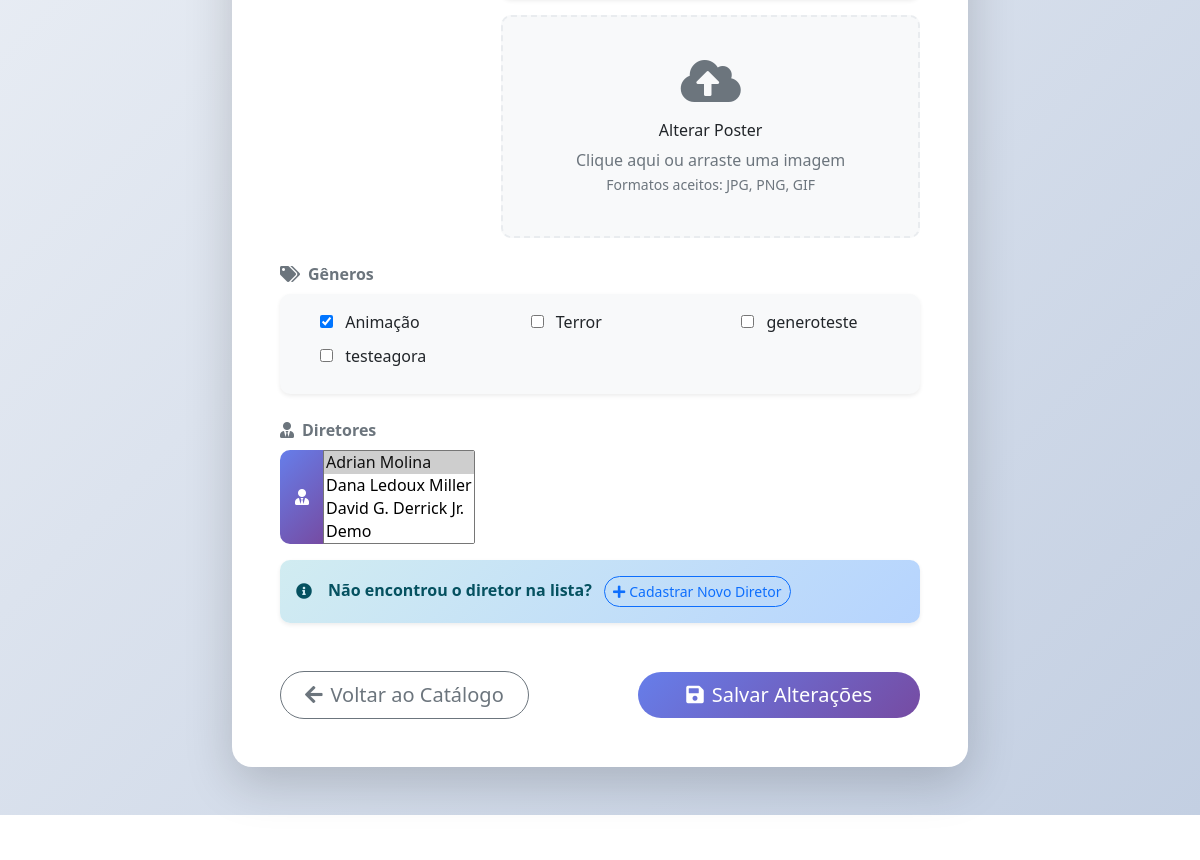
The app's page /editar_filme/14 (signed in, middle part), older data.
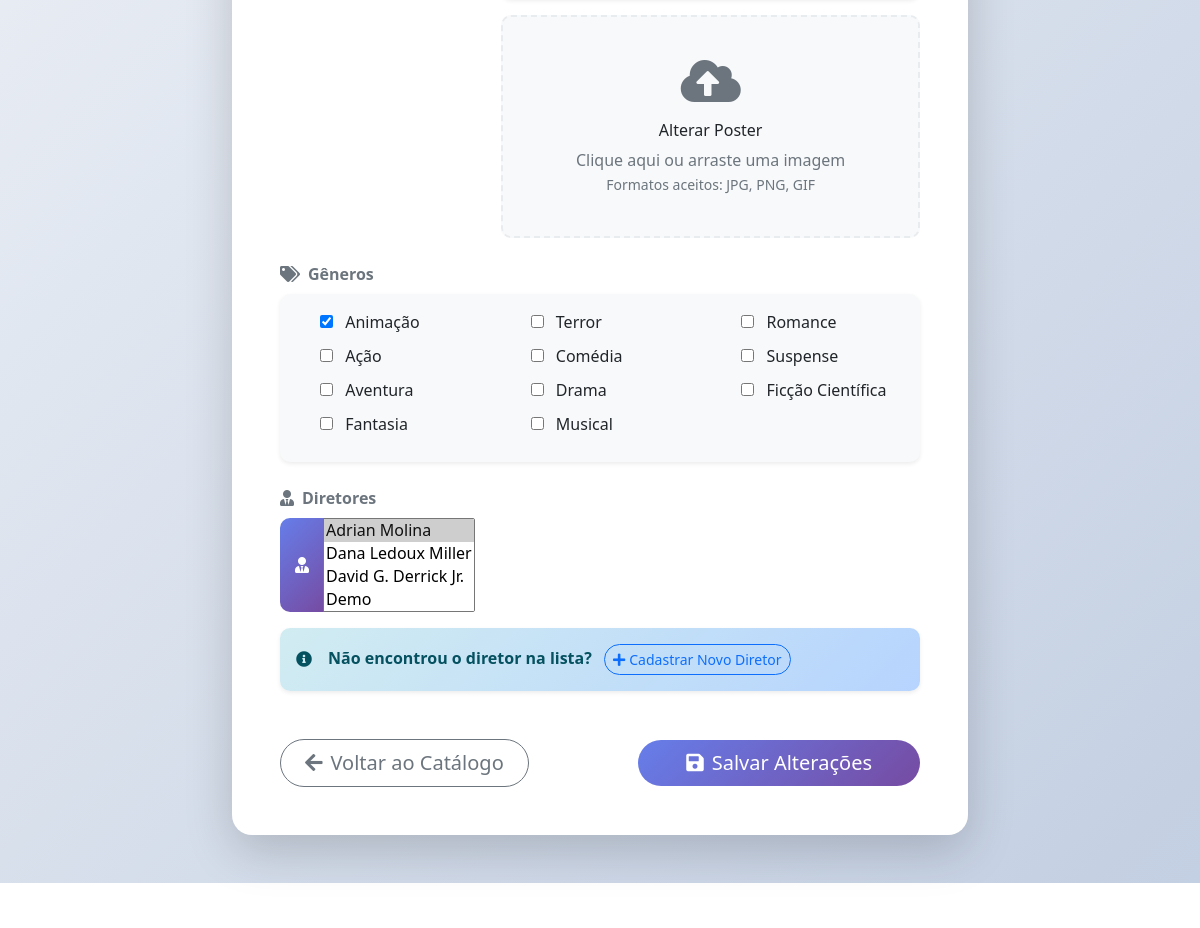
The same page, newer data.
### genero/models.py (models this page shows)
class Genero(models.Model):
    nome = models.CharField(max_length=100)
    def __str__(self):
        return self.nome

### filmes/views.py (the view)
# urls.py: path("editar_filme/<int:id>", views.editar_filme, name ='editar_filme'),
@admin_required
def editar_filme(request, id):
    filme = get_object_or_404(Filme, pk=id)
    if request.method != 'POST':
        form = FilmeForm(instance = filme)
    else:
        form = FilmeForm(request.POST, instance=filme)
        if form.is_valid():
            form.save()
            return HttpResponseRedirect(reverse('index'))
    return render(request, 'filmes/edit_filmes.html', {'form': form, 'edit': filme})

### filmes/forms.py
class FilmeForm(forms.ModelForm):
    class Meta:
        model = Filme
        fields = ['titulo', 'sinopse', 'ano_publicacao', 'duracao', 'poster', 'generos', 'diretores']
        labels = {
            'titulo': 'Título',
            'sinopse': 'Sinopse',
            'ano_publicacao': 'Ano de Publicação',
            'duracao': 'Duração',
            'poster': 'Pôster',
            'generos': 'Gêneros'
        }
        widgets = {
            'generos': forms.CheckboxSelectMultiple(),
        }

### diretores/models.py (called while the page is built)
    def __str__(self):
        return self.nome

### templates/filmes/edit_filmes.html (shortened to what the changed rows need)
{% extends 'base.html' %}
{% block content %}
<section class="py-5" style="background: linear-gradient(135deg, #f5f7fa 0%, #c3cfe2 100%); min-height: 60vh;">
    <div class="container">
        <div class="row justify-content-center">
            <div class="col-lg-10 col-xl-8">
                <div class="card shadow-lg border-0 wow fadeInUp" data-wow-delay="0.2s" style="border-radius: 20px; overflow: hidden;">
                    <div class="card-body p-5">
                        <form action="{% url 'editar_filme' edit.id %}" method="post" enctype="multipart/form-data" class="needs-validation" novalidate>
                            <div class="mb-4">
                                <div class="card border-0 shadow-sm p-3" style="background: #f8f9fa; border-radius: 10px;">
                                    <div class="row">
                                        {% for choice in form.generos %}
                                            <div class="col-md-4 col-sm-6 mb-2">
                                                <div class="form-check">
                                                    {{ choice.tag }}
                                                    <label class="form-check-label fw-normal" for="{{ choice.id_for_label }}">
                                                        {{ choice.choice_label }}
                                                    </label>
                                                </div>
                                            </div>
                                        {% endfor %}
                                    </div>
                                </div>
                            </div>
</form>
                    </div>
                </div>
            </div>
        </div>
    </div>
</section>
{% endblock content %}

Row changes from the older to the newer data that the page shows:
removed Genero: choice_label "generoteste"
removed Genero: choice_label "testeagora"
added Genero: choice_label "Romance"
added Genero: choice_label "Ação"
added Genero: choice_label "Comédia"
added Genero: choice_label "Suspense"
added Genero: choice_label "Aventura"
added Genero: choice_label "Drama"
added Genero: choice_label "Ficção Científica"
added Genero: choice_label "Fantasia"
added Genero: choice_label "Musical"
